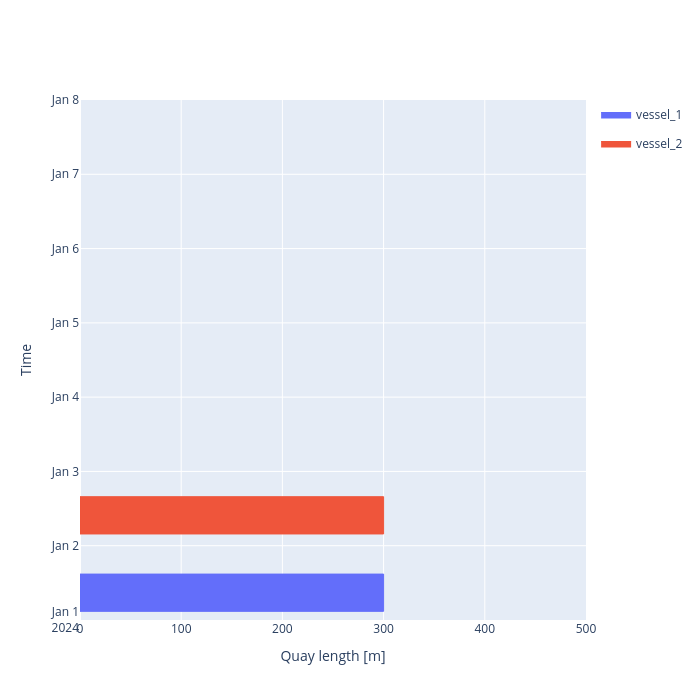

Write notebook code for a chart like this one.
### Code cell
fig = quay.plot_berth_occupation(time_stop = pd.Timestamp('2024-01-08'), style = 'plotly')
fig

### Figure 1 — Plotly figure (JSON) as saved in the notebook; plotly's stock layout.template omitted (floating-point values rounded to 4 significant figures; data arrays with more than 128 entries replaced by an {"elided": "..."} marker saying what was removed)
{"data": [{"fill": "toself", "fillcolor": "#636EFA", "hoverinfo": "skip", "legendgroup": "d223f210-858a-4ea5-ad4a-bd7cc095f736", "line": {"color": "#636EFA", "width": 1}, "mode": "lines", "name": "vessel_1", "showlegend": true, "type": "scatter", "x": [0, 0, 300, 300, 0], "y": ["2024-01-01T02:47:50.555556", "2024-01-01T14:50:00", "2024-01-01T14:50:00", "2024-01-01T02:47:50.555556", "2024-01-01T02:47:50.555556"]}, {"customdata": {"elided": "620x9 mixed values"}, "hovertemplate": "<b>%{customdata[0]}</b><br>Length (L): %{customdata[1]} m<br>Beam (B): %{customdata[2]} m<br>Draft (T): %{customdata[3]} m<br>Operation ID: %{customdata[4]}<br>Position: %{customdata[5]}–%{customdata[6]} m<br>Start: %{customdata[7]|%d %b %Y %H:%M}<br>End: %{customdata[8]|%d %b %Y %H:%M}<br><extra></extra>", "legendgroup": "d223f210-858a-4ea5-ad4a-bd7cc095f736", "marker": {"color": "#636EFA", "opacity": 0, "size": 12}, "mode": "markers", "showlegend": false, "type": "scatter", "x": {"elided": "620 float values"}, "y": {"elided": "620 str values"}}, {"fill": "toself", "fillcolor": "#EF553B", "hoverinfo": "skip", "legendgroup": "4ff714fb-5540-4f46-890e-cd476eca6c75", "line": {"color": "#EF553B", "width": 1}, "mode": "lines", "name": "vessel_2", "showlegend": true, "type": "scatter", "x": [0, 0, 300, 300, 0], "y": ["2024-01-02T03:47:50.555554", "2024-01-02T15:50:00", "2024-01-02T15:50:00", "2024-01-02T03:47:50.555554", "2024-01-02T03:47:50.555554"]}, {"customdata": {"elided": "620x9 mixed values"}, "hovertemplate": "<b>%{customdata[0]}</b><br>Length (L): %{customdata[1]} m<br>Beam (B): %{customdata[2]} m<br>Draft (T): %{customdata[3]} m<br>Operation ID: %{customdata[4]}<br>Position: %{customdata[5]}–%{customdata[6]} m<br>Start: %{customdata[7]|%d %b %Y %H:%M}<br>End: %{customdata[8]|%d %b %Y %H:%M}<br><extra></extra>", "legendgroup": "4ff714fb-5540-4f46-890e-cd476eca6c75", "marker": {"color": "#EF553B", "opacity": 0, "size": 12}, "mode": "markers", "showlegend": false, "type": "scatter", "x": {"elided": "620 float values"}, "y": {"elided": "620 str values"}}], "layout": {"height": 700, "width": 700, "xaxis": {"range": [0, 500], "title": {"text": "Quay length [m]"}}, "yaxis": {"range": ["2024-01-01T00:00:00", "2024-01-08T00:00:00"], "title": {"text": "Time"}}}}
